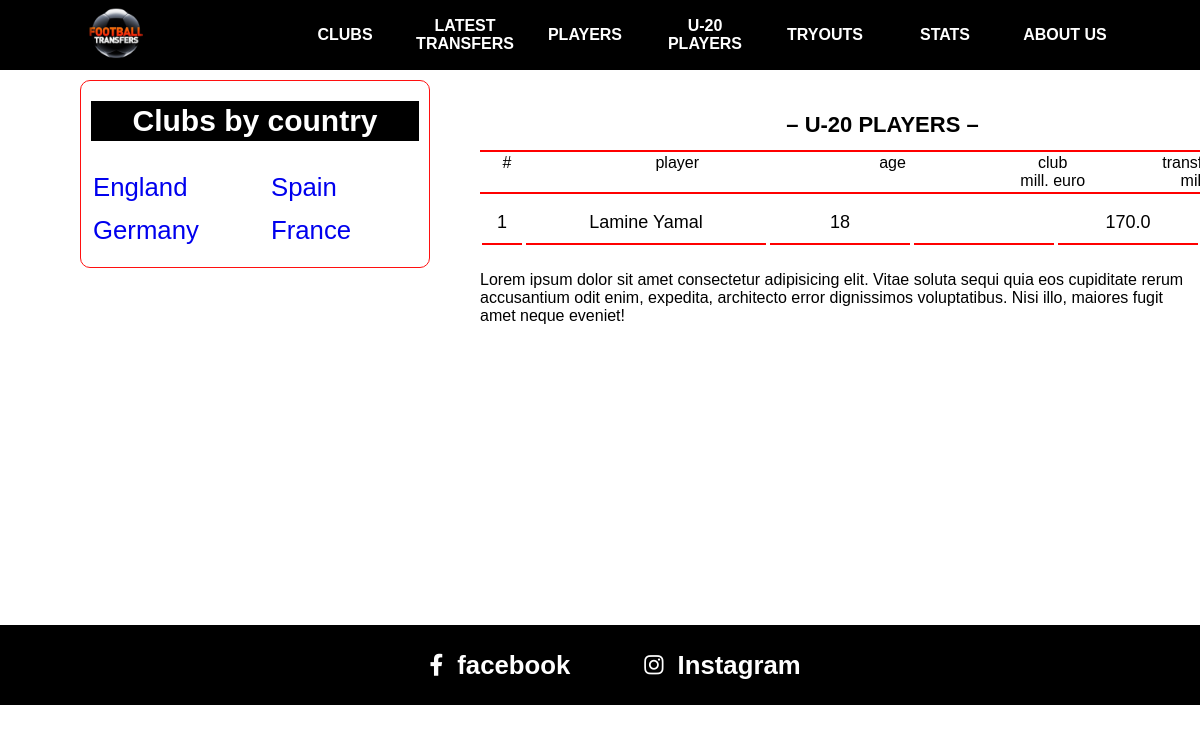
The page /u-20-players/ on the database as committed earlier.
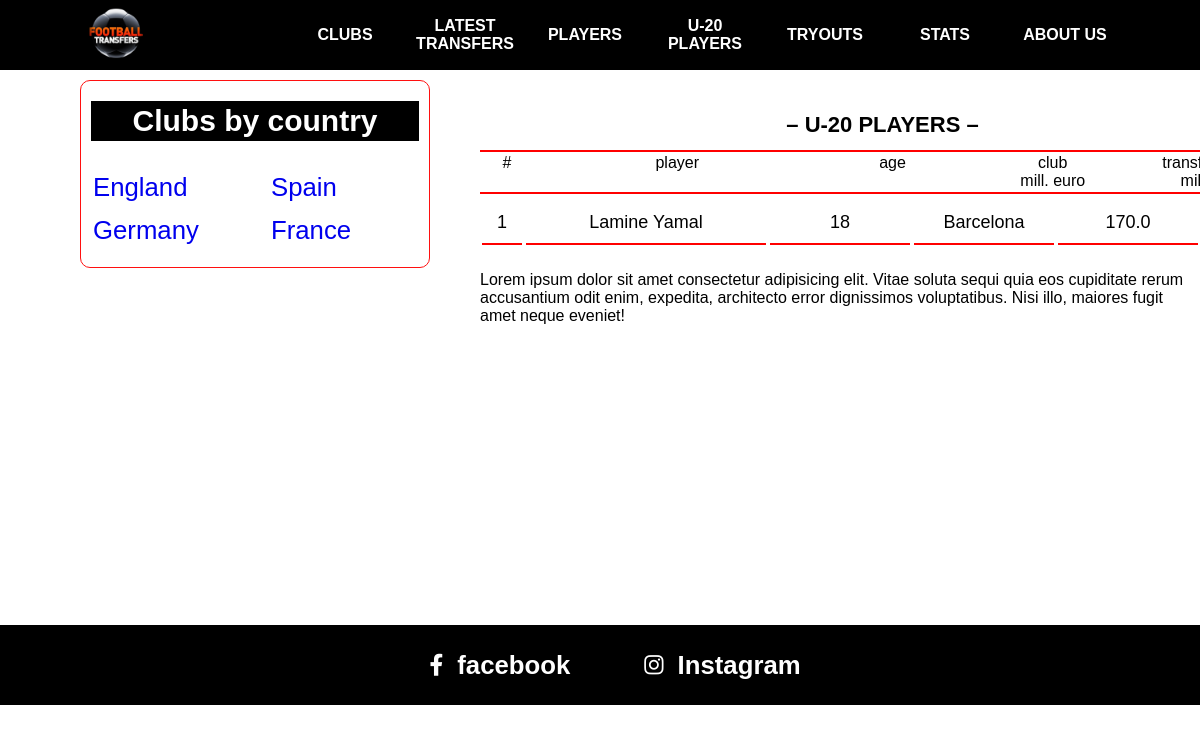
The same page on the database as committed later.
### main/models.py (models this page shows, shortened)
class Player(models.Model):
    name = models.CharField(max_length=100)
    position = models.CharField(max_length=50, blank=True, null=True)
    number = models.PositiveSmallIntegerField(
        validators=[MinValueValidator(1), MaxValueValidator(99)],
        blank=True, null=True
    )
    age = models.PositiveSmallIntegerField(blank=True, null=True)
    price = models.FloatField(blank=True, null=True)
    club = models.ForeignKey(Club, on_delete=models.SET_NULL, blank=True, null=True)
    country = models.ForeignKey(Country, on_delete=models.SET_NULL, blank=True, null=True)

class Club(models.Model):
    name = models.CharField(max_length=100)
    logo = models.ImageField(upload_to='clubs/')
    president = models.CharField(max_length=50, blank=True, null=True)
    coach = models.CharField(max_length=50, blank=True, null=True)
    found_date = models.DateField(blank=True, null=True)
    country = models.ForeignKey(Country, on_delete=models.SET_NULL, blank=True, null=True)

### main/views.py (the view)
# urls.py: path('u-20-players/', views.u20_players_view, name='u-20'),
def u20_players_view(request):
    players = Player.objects.filter(age__lte=20).order_by('-price')
    context = {
        'players': players
    }
    return render(request, 'u-20.html', context)

### main/context_processors.py (called while the page is built)
def get_countries(request):
    countries = Country.objects.annotate(
        clubs_count=Count('club')
    ).filter(clubs_count__gt=0).order_by('-clubs_count')[:16]
    countries_left = []
    countries_right = []
    for i, country in enumerate(countries, start=1):
        if i % 2 == 1:
            countries_left.append(country)
        else:
            countries_right.append(country)
    context = {
        'cl': countries_left,
        'cr': countries_right,
    }
    return context

### templates/u-20.html
{% extends 'base.html' %}
{% block content %}
    <div class="nav">
        <h2>– U-20 PLAYERS –</h2>
        <table class="content-nav">
            <thead>
            <tr>
                <td>#</td>
                <td>player</td>
                <td>age</td>
                <td>
                    club <br/>
                    mill. euro
                </td>
                <td>
                    transfer value, <br/>
                    mill. euro
                </td>
            </tr>
            </thead>
        </table>
    </div>
    <div class="content">
        <table class="players">
            {% for player in players %}
                <tr>
                    <td>{{ forloop.counter }}</td>
                    <td>{{ player.name }}</td>
                    <td>{{ player.age }}</td>
                    <td>{{ player.club.name }}</td>
                    <td>{{ player.price }}</td>
                </tr>
            {% endfor %}
        </table>
        <p>
            Lorem ipsum dolor sit amet consectetur adipisicing elit. Vitae soluta
            sequi quia eos cupiditate rerum accusantium odit enim, expedita,
            architecto error dignissimos voluptatibus. Nisi illo, maiores fugit
            amet neque eveniet!
        </p>
    </div>
{% endblock %}

Rows that differ between the two databases and show on the page:
changed Player "Lamine Yamal": club.name (not shown) → "Barcelona"
